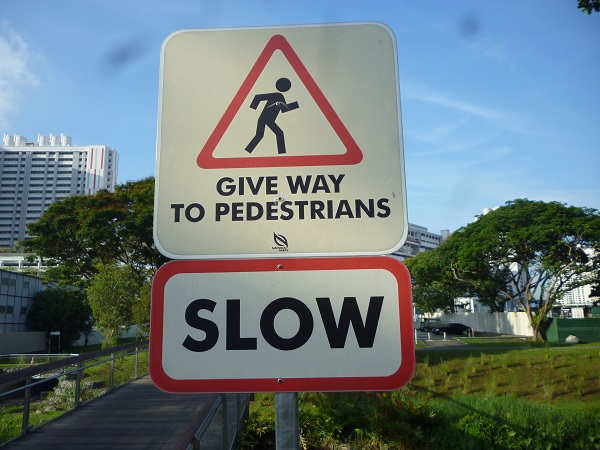
//> input picture OpenCV_for_Cpp/7_6character_detection/sign.png, 600 x 450 px
$ ./character_detection   (built with g++ and OpenCV 4)
//> lines starting //> are read from the running program, lines starting //| are printed output that depends on the picture; after the words box and inside, x2 and y2 are one past the last pixel; in counts of white or black regions, pixels touching at a corner belong together
// ・文字認識はOptical Character Recognition(OCR)
// ・部分領域の発見を「検出」、何の文字なのかを判定することを「認識」
// ・cv::textは上記どちらの機能も備わっている
// ・OpenCVではNeumann&Matasの文字検出アルゴリズムを利用して文字領域の検出をしている
// ・入力画像よりRGB, HSV, エッジ画像の合計7チャンネルの画像を利用して文字とおぼしき候補を検出している
// ・External Region(ER)は木構造で領域を関連づけて文字の検出をする
// ・２メガピクセルから10^6の候補領域があるが、第一段階では2600,第二段階では20まで絞ることができる
// ・NM1は第一段階、NM2は第二段階：https://github.com/Chris10M/text-detection-and-recognition
// https://github.com/opencv/opencv_contrib

#include <iostream>
#include <opencv2/opencv.hpp>
#include <opencv2/text.hpp>

using namespace std;
using namespace cv;
using namespace text;

int main(){
    Mat img=imread("sign.png");
//> img is the input picture: 450 rows x 600 cols, CV_8UC3; mean B, G, R 123.9, 121.2, 106.9
    string winName="character detection";
    imshow(winName, img);
    waitKey(10);

    // 多チャンネル化：BGRをHSVに変換
    Mat hsv;
    vector<Mat> ch;
    cvtColor(img, hsv, COLOR_BGR2HSV);
//> hsv: 450 rows x 600 cols, CV_8UC3; mean H, S, V 76.4, 92, 140.1
    split(hsv, ch);
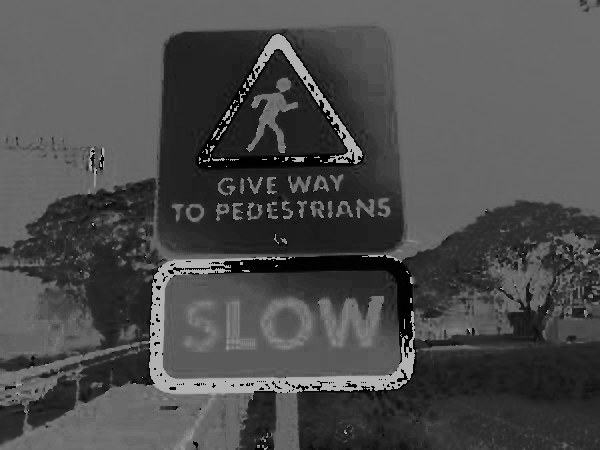
//> ch[0]: 450 rows x 600 cols, CV_8UC1; min 0, max 179, mean 76.4
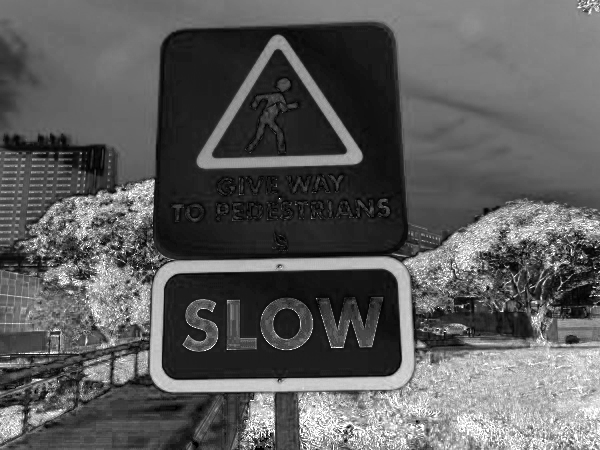
//> ch[1]: 450 rows x 600 cols, CV_8UC1; min 0, max 255, mean 92
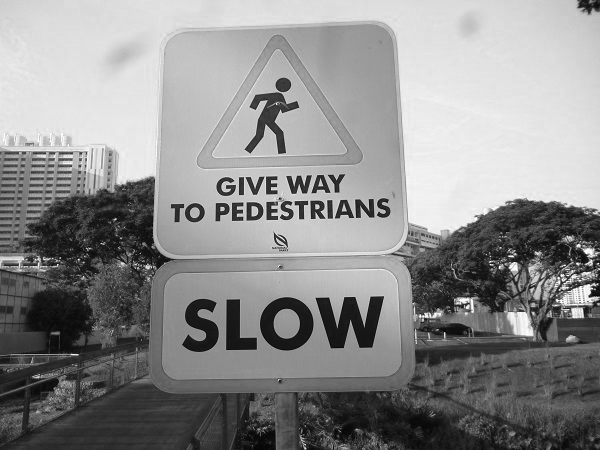
//> ch[2]: 450 rows x 600 cols, CV_8UC1; min 2, max 255, mean 140.1

    // 第一段階用ERFilterオブジェクト生成
    Ptr<ERFilter> filter1=createERFilterNM1(loadClassifierNM1("trained_classifierNM1.xml"), 5,0.00025,0.10,0.9,true,0.1);
    // 第二段階用ERFilterオブジェクト生成
    Ptr<ERFilter> filter2=createERFilterNM1(loadClassifierNM2("trained_classifierNM2.xml"), 5,0.00025,0.10,0.9,true,0.1);

    // 各チャンネルから領域抽出
    vector< vector<ERStat> > regions(ch.size());
//> regions = 3 items
    for(int i=0; i<ch.size(); i++){
        filter1->run(ch[i], regions[i]);
        filter2->run(ch[i], regions[i]);
    }
//> this loop made 3 passes

    // 文字領域のグルーピング
    vector< vector<Vec2i> > groups;
    vector<Rect> box;
    erGrouping(img, ch, regions, groups, box);
//> groups = 3 items; box = 3 Rects (x, y, width, height): [171, 198, 221, 27], [216, 174, 131, 23], [182, 296, 203, 57]
    for(int i=0; i<box.size(); i++){
        rectangle(img, box[i], Scalar(0,0,255),4,4);
    }
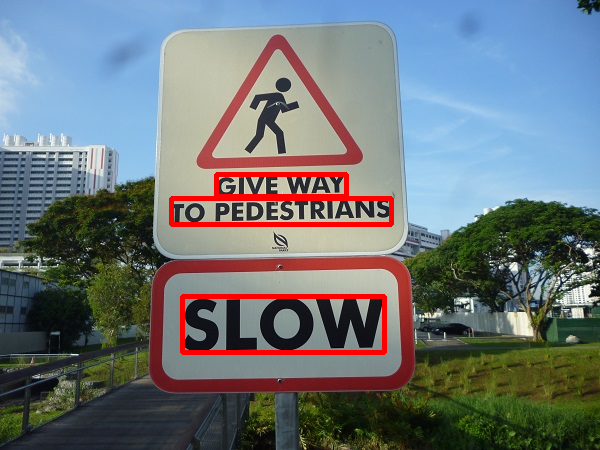
//> img: 450 rows x 600 cols, CV_8UC3; 2.27% of pixels changed, all inside (x1, y1, x2, y2) = (169, 172, 394, 355)
    imshow(winName, img);
    waitKey(0);

    return 0;
}

$ run again, with OpenCV_for_Cpp/7_6character_detection/moji.png copied over OpenCV_for_Cpp/7_6character_detection/sign.png
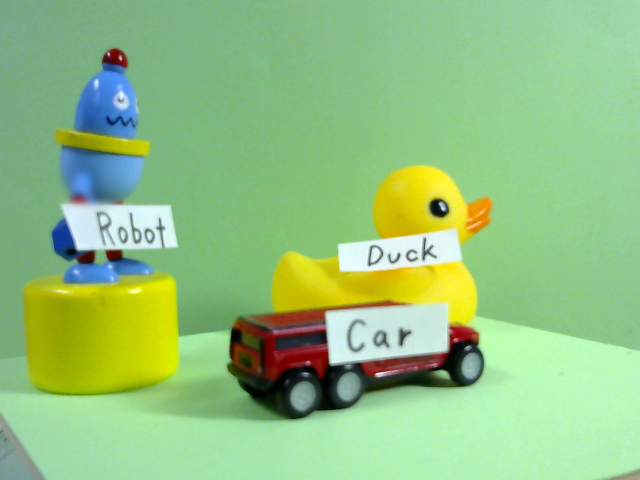
//> input picture OpenCV_for_Cpp/7_6character_detection/moji.png, 640 x 480 px
//> img is the input picture: 480 rows x 640 cols, CV_8UC3; mean B, G, R 129.7, 193.2, 147
//> hsv: 480 rows x 640 cols, CV_8UC3; mean H, S, V 59.8, 100, 197.6
//> `split(hsv, ch);`:
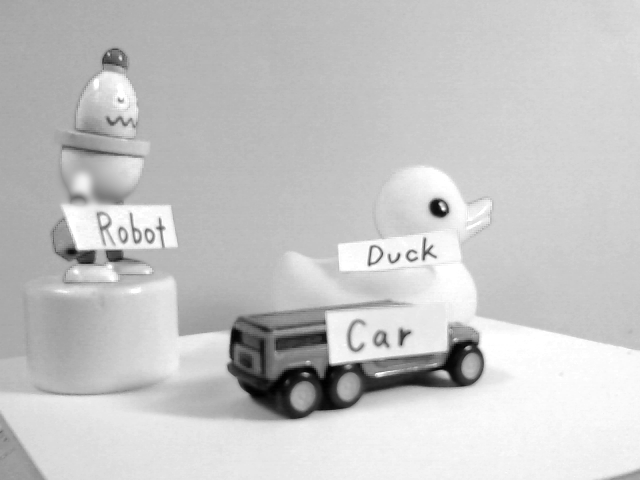
//> ch[2]: 480 rows x 640 cols, CV_8UC1; min 0, max 255, mean 197.6
//> regions = 3 items
//> the loop `for(int i=0; i<ch.size(); i++)` made 3 passes
//> box = 3 Rects (x, y, width, height): [367, 236, 72, 33], [116, 212, 41, 34], [346, 318, 69, 37]
//> the loop `for(int i=0; i<box.size(); i++)` made 3 passes
//> after the loop `for(int i=0; i<box.size(); i++)`:
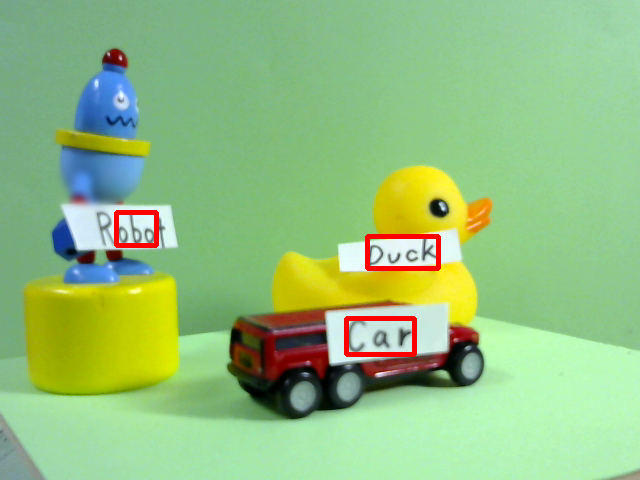
//> img: 480 rows x 640 cols, CV_8UC3; 0.9% of pixels changed, all inside (x1, y1, x2, y2) = (114, 210, 441, 357)
